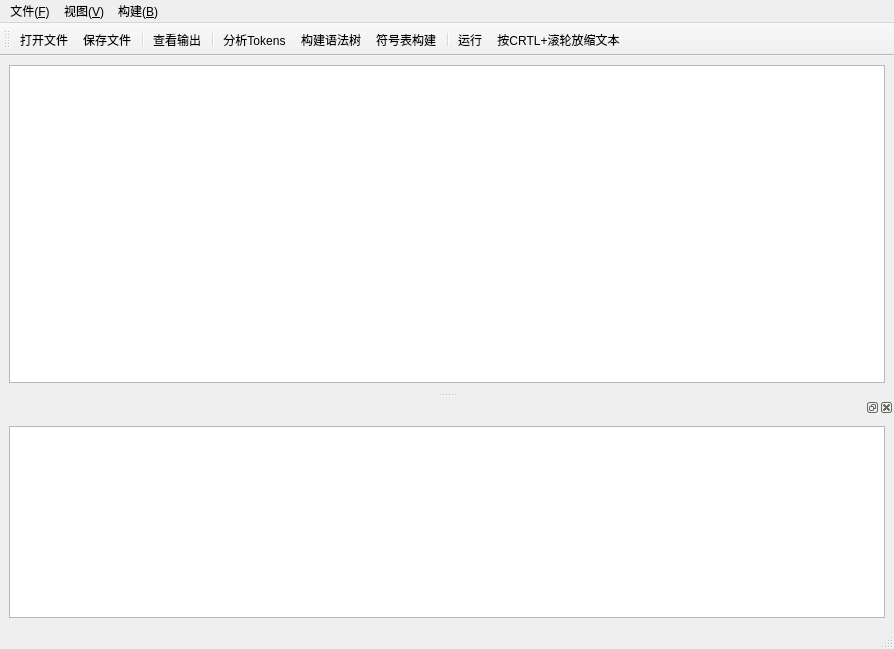
<?xml version="1.0" encoding="UTF-8"?>
<ui version="4.0">
 <class>MainWindow</class>
 <widget class="QMainWindow" name="MainWindow">
  <property name="geometry">
   <rect>
    <x>0</x>
    <y>0</y>
    <width>894</width>
    <height>649</height>
   </rect>
  </property>
  <property name="windowTitle">
   <string>MainWindow</string>
  </property>
  <widget class="QWidget" name="centralwidget">
   <layout class="QVBoxLayout" name="verticalLayout">
    <item>
     <widget class="QTextEdit" name="codeEdit"/>
    </item>
   </layout>
  </widget>
  <widget class="QMenuBar" name="menubar">
   <property name="geometry">
    <rect>
     <x>0</x>
     <y>0</y>
     <width>894</width>
     <height>25</height>
    </rect>
   </property>
   <widget class="QMenu" name="menu_F">
    <property name="title">
     <string>文件(&amp;F)</string>
    </property>
    <addaction name="actionnewFile"/>
    <addaction name="actionopenFile"/>
    <addaction name="actionsaveFile"/>
    <addaction name="actionexit"/>
   </widget>
   <widget class="QMenu" name="menu">
    <property name="title">
     <string>构建(&amp;B)</string>
    </property>
    <addaction name="actionanalyzeTokens"/>
    <addaction name="actionbuildTree"/>
    <addaction name="actionbuildSymtab"/>
   </widget>
   <widget class="QMenu" name="menu_V">
    <property name="title">
     <string>视图(&amp;V)</string>
    </property>
    <addaction name="actioncompileOutput"/>
   </widget>
   <addaction name="menu_F"/>
   <addaction name="menu_V"/>
   <addaction name="menu"/>
  </widget>
  <widget class="QStatusBar" name="statusBar"/>
  <widget class="QToolBar" name="toolBar">
   <property name="windowTitle">
    <string>toolBar</string>
   </property>
   <attribute name="toolBarArea">
    <enum>TopToolBarArea</enum>
   </attribute>
   <attribute name="toolBarBreak">
    <bool>false</bool>
   </attribute>
   <addaction name="actionopenFile"/>
   <addaction name="actionsaveFile"/>
   <addaction name="separator"/>
   <addaction name="actioncompileOutput"/>
   <addaction name="separator"/>
   <addaction name="actionanalyzeTokens"/>
   <addaction name="actionbuildTree"/>
   <addaction name="actionbuildSymtab"/>
   <addaction name="separator"/>
   <addaction name="actionCode"/>
   <addaction name="actiontips"/>
  </widget>
  <widget class="QDockWidget" name="compileOutputDockWidget">
   <attribute name="dockWidgetArea">
    <number>8</number>
   </attribute>
   <widget class="QWidget" name="compileOutputDockContents">
    <layout class="QVBoxLayout" name="verticalLayout_2">
     <item>
      <widget class="QTextBrowser" name="compileOutputBrowser"/>
     </item>
    </layout>
   </widget>
  </widget>
  <action name="actionnewFile">
   <property name="text">
    <string>新建文件</string>
   </property>
  </action>
  <action name="actionopenFile">
   <property name="text">
    <string>打开文件</string>
   </property>
  </action>
  <action name="actionexit">
   <property name="text">
    <string>退出</string>
   </property>
  </action>
  <action name="actionanalyzeTokens">
   <property name="text">
    <string>分析Tokens</string>
   </property>
   <property name="toolTip">
    <string>分析Tokens</string>
   </property>
  </action>
  <action name="actionbuildTree">
   <property name="text">
    <string>构建语法树</string>
   </property>
   <property name="toolTip">
    <string>构建语法树</string>
   </property>
  </action>
  <action name="actioncompileOutput">
   <property name="text">
    <string>查看输出</string>
   </property>
   <property name="toolTip">
    <string>查看输出</string>
   </property>
  </action>
  <action name="actionsaveFile">
   <property name="text">
    <string>保存文件</string>
   </property>
  </action>
  <action name="actionbuildSymtab">
   <property name="text">
    <string>符号表构建</string>
   </property>
   <property name="toolTip">
    <string>符号表构建</string>
   </property>
  </action>
  <action name="actiontips">
   <property name="text">
    <string>按CRTL+滚轮放缩文本</string>
   </property>
   <property name="toolTip">
    <string>按CRTL+滚轮放缩文本</string>
   </property>
  </action>
  <action name="actionCode">
   <property name="text">
    <string>运行</string>
   </property>
   <property name="toolTip">
    <string>运行程序</string>
   </property>
  </action>
 </widget>
 <resources/>
 <connections>
  <connection>
   <sender>actionexit</sender>
   <signal>triggered()</signal>
   <receiver>MainWindow</receiver>
   <slot>close()</slot>
   <hints>
    <hint type="sourcelabel">
     <x>-1</x>
     <y>-1</y>
    </hint>
    <hint type="destinationlabel">
     <x>381</x>
     <y>324</y>
    </hint>
   </hints>
  </connection>
 </connections>
</ui>
